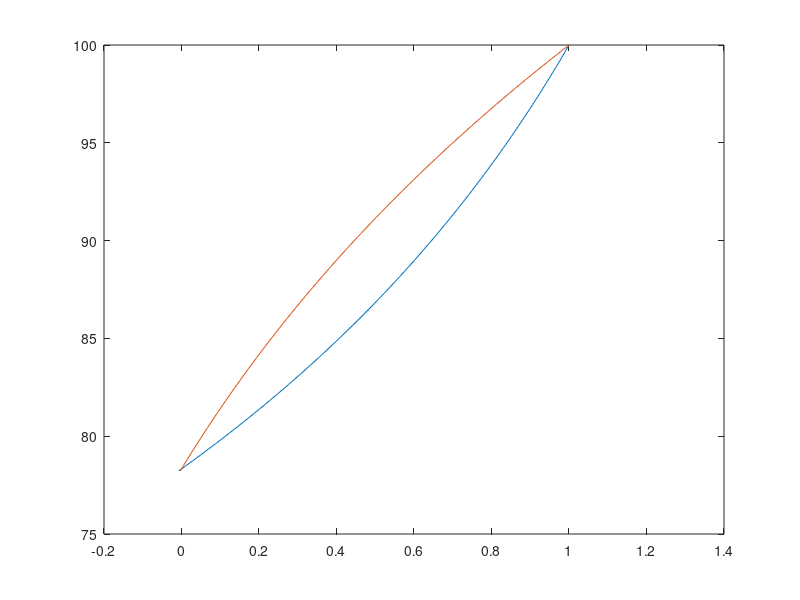
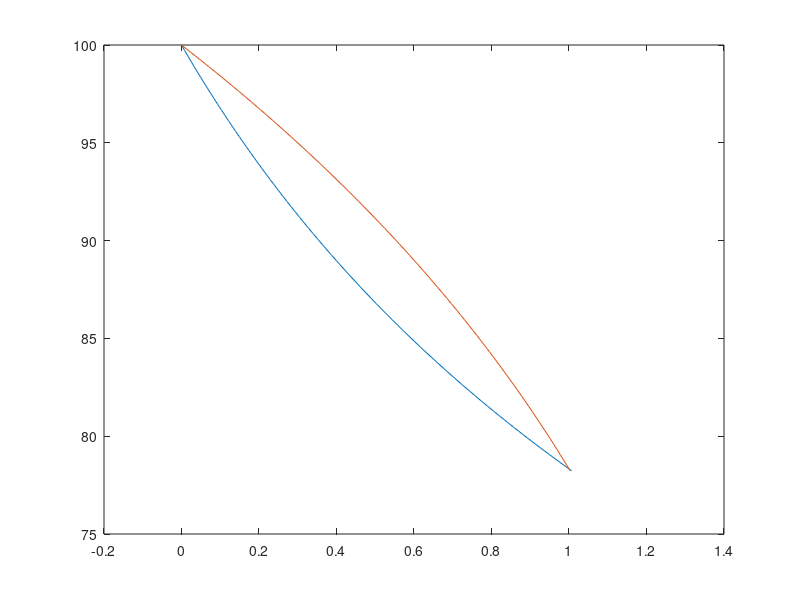

These figures' MATLAB source, in order:
% Antoine parameters
A_water = 8.07131;
B_water = 1730.63;
C_water = 233.426;

A_ethanol = 8.2133;
B_ethanol = 1652.05;
C_ethanol = 231.48;

% Convert boiling points to Kelvin
T_boiling_water = 373.15-273.15;  % 100'?''?'C
T_boiling_ethanol = 351.38-273.15; % 78.23'?''?'C

% Temperature range for plotting
T_range = linspace(T_boiling_ethanol, T_boiling_water, 80);

% Calculate vapor pressures for water and ethanol
P_water = 10.^(A_water - (B_water ./ (T_range + C_water)));
P_ethanol = 10.^(A_ethanol - (B_ethanol ./ (T_range + C_ethanol)));

% Calculate liquid phase compositions (x) for water and ethanol
x_water =(760-P_ethanol)./(P_water-P_ethanol);
x_ethanol = 1 - x_water; % Total composition is 1

% Calculate vapor phase compositions (y) for water and ethanol
y_water = (x_water.* P_water) / 760; % P_total = 1 atm = 760 mmHg
y_ethanol = (x_ethanol.* P_ethanol) / 760;

% Plot T-x-y diagram
figure(1)
% Water
plot(x_water, T_range);
hold on
plot(y_water, T_range);
figure(2)
% Ethanol
plot(x_ethanol, T_range);
hold on
plot(y_ethanol, T_range);